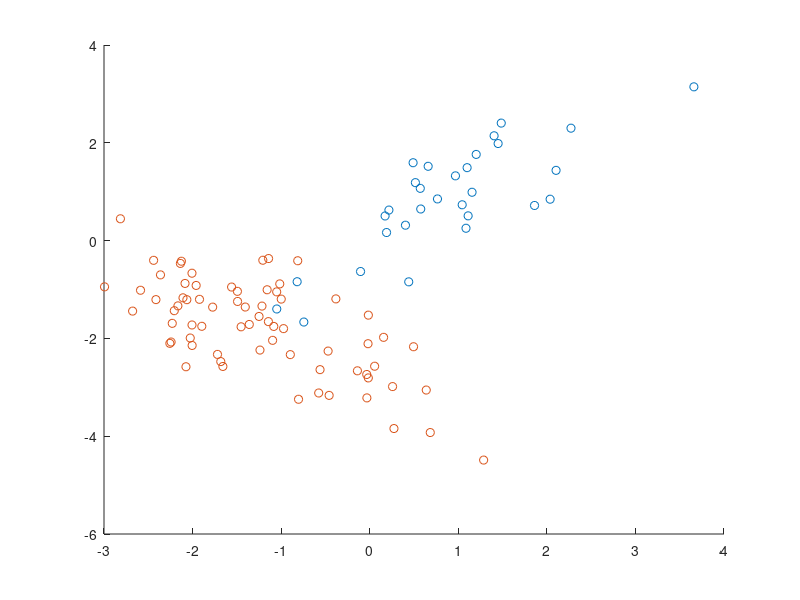

Source code (MATLAB): (Note: this script raises an error after producing the figure.)
% Generacion de datos
N_1=30;
N_2=70;
mu_1=[0.75 0.75]';
mu_2=[-1.5 -1.5]';
sigma_1=1;sigma_2=1;
rho=0.8;
Sigma_1=[sigma_1*sigma_1   rho*sigma_1*sigma_2;
         rho*sigma_1*sigma_2 sigma_2*sigma_2];
Sigma_2=[sigma_1*sigma_1   -rho*sigma_1*sigma_2;
         -rho*sigma_1*sigma_2 sigma_2*sigma_2];
X_1 = mvnrnd(mu_1,Sigma_1,N_1);
X_2 = mvnrnd(mu_2,Sigma_2,N_2);
figure(1);
scatter(X_1(:,1),X_1(:,2));
hold on
scatter(X_2(:,1),X_2(:,2));
hold off

%Inicializacion
pi_1=0.5;
pi_2=0.5;
Sigma_1=eye(2);
Sigma_2=eye(2);
mu_1=[-1 1];
mu_2=[1 -1];
h=plot_gaussian_ellipsoid(mu_1, Sigma_1);
h=plot_gaussian_ellipsoid(mu_2, Sigma_2);
hold off
X=[X_1;X_2];


niter = 0;
Ln = 0;
% (abs(100*(Ln-Lo)/Lo)>ltol)

while (niter<=50),

	[ L, pi_2, mu_1, mu_2, Sigma_1, Sigma_2 ] = EM(X,pi_1,pi_2,mu_1,mu_2,Sigma_1,Sigma_2);

	niter
	niter = niter + 1;

	if (mod(niter, 10) == 0)
		figure();
scatter(X_1(:,1),X_1(:,2));
hold on
scatter(X_2(:,1),X_2(:,2));
hold off
		h=plot_gaussian_ellipsoid(mu_1, Sigma_1);
		h=plot_gaussian_ellipsoid(mu_2, Sigma_2);
	end
end 

figure();
scatter(X_1(:,1),X_1(:,2));
hold on
scatter(X_2(:,1),X_2(:,2));
hold off
	h=plot_gaussian_ellipsoid(mu_1, Sigma_1);
	h=plot_gaussian_ellipsoid(mu_2, Sigma_2);
